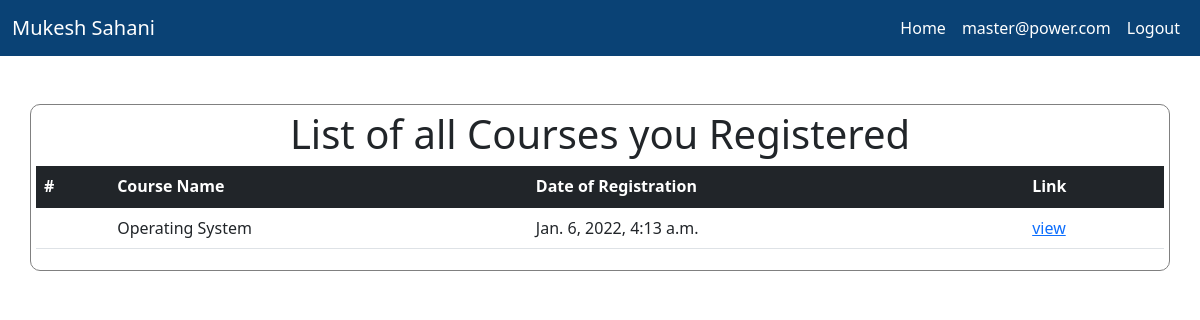
Screenshot of /course/viewlist/ (signed in) with the database file from the repository.
### user/models.py (models this page shows)
class profile(models.Model):
    user = models.OneToOneField(User,on_delete=models.CASCADE, related_name='profile')
    firstname=models.CharField(max_length=30,null=True)
    lastname=models.CharField(max_length=30,null=True)
    organisation = models.CharField(max_length=30,choices=[("Profesor", "Profesor"), ("Student", "Student")])
    semester = models.CharField(max_length=1,choices=[('1','1'),('2','2'),('3','3'),('4','4'),('5','5'),('6','6'),('7','7'),('8',
    '8')],null=True)
    passout_year=models.IntegerField(null=True)
    placement_year=models.IntegerField(null=True)
    branch=models.CharField(max_length=30,choices=[("CSE", "CSE"), ("CIVIL", "CIVIL"),("ECE", "ECE"),("MECH", "MECH")],null=True)

### course_system/models.py (models this page shows)
class CourseData(models.Model):
    course_id = models.AutoField(primary_key=True)
    course_name = models.CharField(max_length=255, blank=True)
    course_json_file = models.FileField(upload_to='documents/')
    uploaded_at = models.DateTimeField(auto_now_add=True)
    def __str__(self):
        return self.course_name

### course_system/views.py (the view)
# urls.py: path('viewlist/', views.show_register_course, name = "ShowCourse"),
@login_required
def show_register_course(request):
    context = {}
    course_data = CourseRegisterBy.objects.filter(user_id = request.user)
    print(course_data)
    print(MEDIA_ROOT)
    print(MEDIA_URL)
    print(MEDIA_ROOT+MEDIA_URL)
    course_data_list = []
    for course_d in course_data:
        print(course_d.course_id)
        course_data_list.append(course_d.course_id)
    print(course_data_list)
    for course in course_data_list:
        try:
            json_object = get_json_object(course.course_json_file)
            print("-------------------")
            print(json_object)
            print("--------------------")
        except Exception as e:
            print("File is not Json")
    context['course_data'] = course_data_list
    return render(request, 'course_system/course_list_view.html', context)

### course_system/utils.py (called while the page is built)
def get_json_object(json_filename):
    try:
        print(MEDIA_ROOT + "/" + str(json_filename))
        course_json_file = open(MEDIA_ROOT + "/" + str(json_filename))
        course_json_object = json.loads(course_json_file.read())
        course_json_file.close()
        return course_json_object
    except Exception as e:
        return None

### course_system/templates/course_system/course_list_view.html (shortened to what this page needs)
{% extends 'course.basic.html' %}
{% block body %}
    <br />
    <br />
    <div class="container" style="border: 1px solid gray;padding: 5px;border-radius:10px;">
        <center class="h1">
            List of all Courses you Registered
        </center>
        <table class="table">
            <thead class="table-dark">
                <tr>
                    <th scope="col">#</th>
                    <th scope="col">Course Name</th>
                    <th scope="col">Date of Registration</th>
                    <th scope="col">Link</th>
                </tr>
            </thead>
            <tbody>
                {% for course in course_data %}
                    <tr>
                        <th scope="row">
                        </th>
                        <td>
                            {{ course.course_name }}
                        </td>
                        <td>
                            {{ course.uploaded_at }}
                        </td>
                        <td>
                            <a href="/course/courseview/{{ course.course_id }}">view</a>
                        </td>
                    </tr>
                {% endfor %}
            </tbody>
        </table>
    </div>
{% endblock %}

### course_system/templates/course.basic.html (shortened to what this page needs)
{% load static %}
<!doctype html>
<html lang="en">
  <head>
    <link href="https://cdn.jsdelivr.net/npm/bootstrap@5.1.3/dist/css/bootstrap.min.css" rel="stylesheet">
  </head>
  <body class="bg-ligth">
    <nav class="navbar navbar-expand-lg navbar-dark" style="background-color: #0a4275;">
      <div class="container-fluid">
        <a class="navbar-brand" href="#">{{ request.user.profile.firstname }} {{ request.user.profile.lastname }}</a>
        <div style="justify-content: flex-end;" class="collapse navbar-collapse" id="navbarColor01">
          <ul class="navbar-nav mb-2 mb-lg-0">
            <li class="nav-item">
              <a class="nav-link active" aria-current="page" href="{% url 'home_page' %}">Home</a>
            </li>
            <li class="nav-item">
              <a class="nav-link active" href="#">{{ request.user.username }}</a>
            </li>
            <li class="nav-item">
              <a class="nav-link active" href="{% url 'Logout' %}">Logout</a>
            </li>
          </ul>
        </div>
      </div>
    </nav>
    {% block body %}
    {% endblock %}
  </body>
</html>

### rows the page displays
CourseData: course_name "Operating System", uploaded_at "Jan. 6, 2022, 4:13 a.m."

### other values shown
{{ request.user.profile.firstname }} "Mukesh"
{{ request.user.profile.lastname }} "Sahani"
{{ request.user.username }} "master@power.com"
